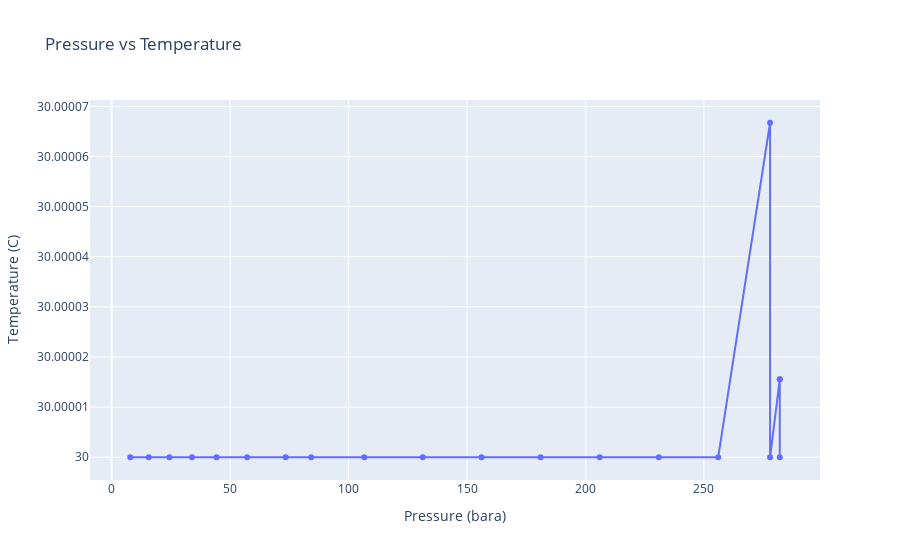

The cell this chart's notebook holds for it:
### Markdown cell above
# Распределение температуры в PIPESIM / Temperature distribution in PIPESIM

### Code cell
if empty_key not in loaded_results_data[resuts_key_fluid_analysis][results_key_pipesim]:
    # Определение данных температуры из модели PIPESIM
    trace_pipesim_temperature = go.Scatter(x=loaded_results_data[resuts_key_fluid_analysis][results_key_pipesim][pressure_key_bara], 
                                        y=loaded_results_data[resuts_key_fluid_analysis][results_key_pipesim][temperature_key_C], 
                                        mode='lines+markers', 
                                        name='PIPESIM Temperature')

    # Создание макета графика для температуры
    layout_temperature = go.Layout(title='Pressure vs Temperature', 
                                xaxis=dict(title='Pressure (bara)'), 
                                yaxis=dict(title='Temperature (C)'))


    fig_temperature = go.Figure(data=trace_pipesim_temperature, layout=layout_temperature)
    fig_temperature.show()
else:
    print("Результаты расчета отсутствуют.")

### Figure 1 — Plotly figure (JSON) as saved in the notebook; plotly's stock layout.template omitted (floating-point values rounded to 4 significant figures)
{"data": [{"mode": "lines+markers", "name": "PIPESIM Temperature", "type": "scatter", "x": [282.0, 282.0, 282.0, 277.9, 277.9, 256.0, 231.0, 206.0, 181.0, 156.1, 131.3, 106.6, 84.22, 73.43, 57.19, 44.29, 33.91, 24.4, 15.65, 7.849], "y": [30.0, 30.0, 30.0, 30.0, 30.0, 30.0, 30.0, 30.0, 30.0, 30.0, 30.0, 30.0, 30.0, 30.0, 30.0, 30.0, 30.0, 30.0, 30.0, 30.0]}], "layout": {"title": {"text": "Pressure vs Temperature"}, "xaxis": {"title": {"text": "Pressure (bara)"}}, "yaxis": {"title": {"text": "Temperature (C)"}}}}
